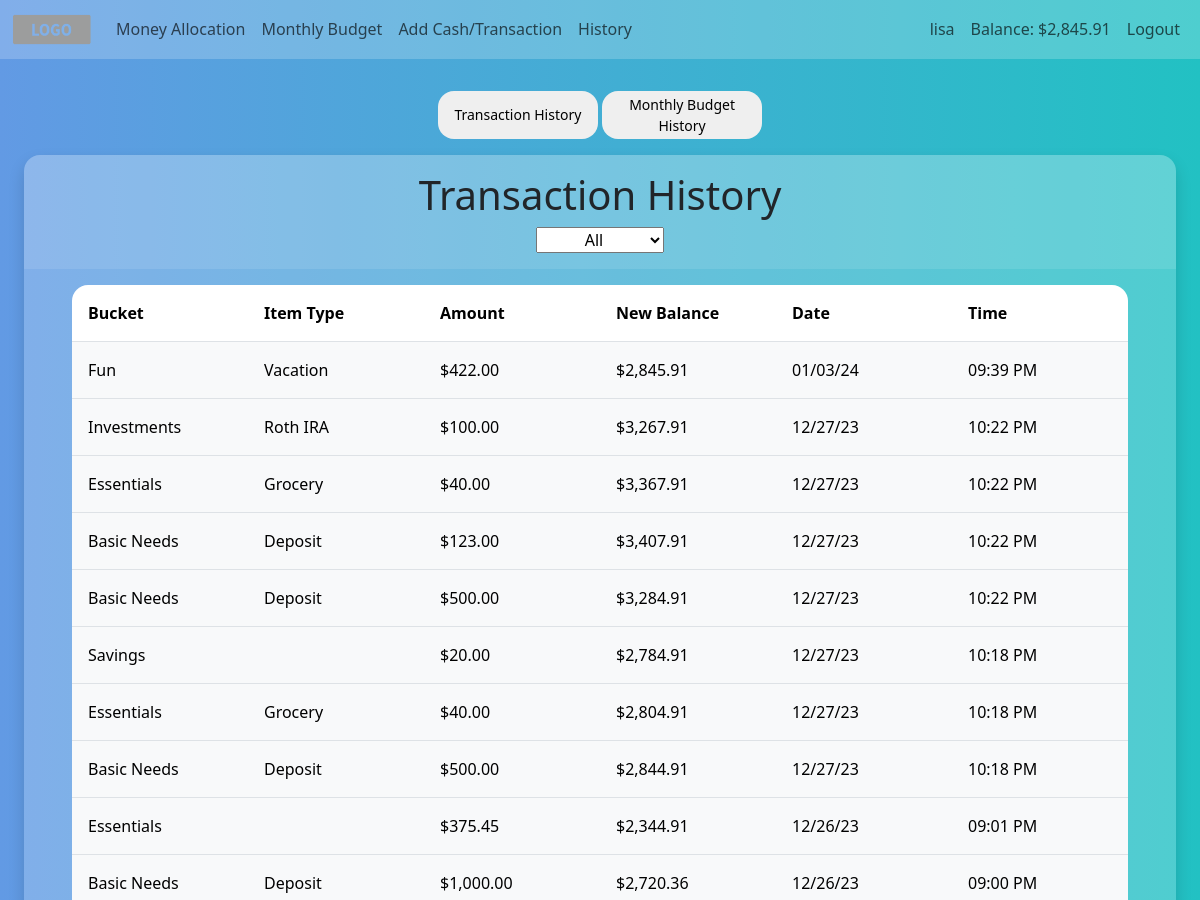
/history (signed in, upper part), run on an earlier commit of the app's database.
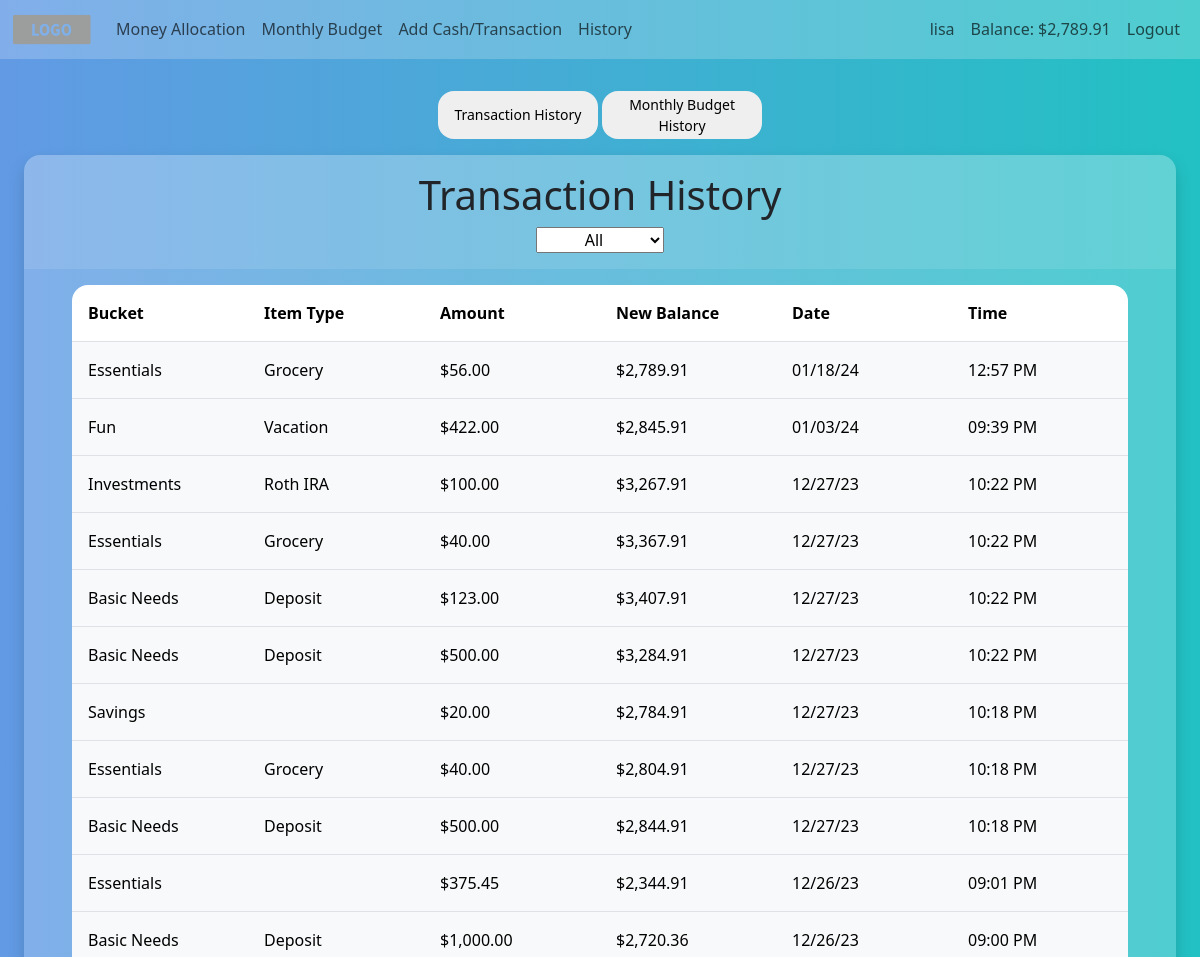
And on a later commit of the database.
### tables this page shows
CREATE TABLE history (
                                id INTEGER NOT NULL,
                                owner_id INTEGER NOT NULL,
                                item_type TEXT,
                                bucket TEXT NOT NULL,
                                amt NUMERIC NOT NULL,
                                new_balance NUMERIC NOT NULL,
                                date DATE NOT NULL,
                                time TIME NOT NULL,
                                FOREIGN KEY(owner_id) REFERENCES users(id),
                                PRIMARY KEY(id)
                              );

### app.py (the view)
@app.route("/history")
@login_required
def history():
    transactions = db.execute("SELECT * FROM history WHERE owner_id = ?", session["user_id"])
    transactions.reverse()
    dates = db.execute("SELECT date FROM history WHERE owner_id = ?", session["user_id"])
    month_yr_list = []
    for date in dates:
        extracted = datetime.strptime(date["date"], "%m/%d/%y")
        month_yr = f"{extracted.strftime('%b')} {extracted.year}"
        if month_yr not in month_yr_list:
            month_yr_list.append(month_yr)
    month_yr_list.reverse()
    return render_template("history.html", transactions=transactions, usd=usd, month_yr_list=month_yr_list)

### app.py (called while the page is built)
@app.template_filter("hour_min")
def hour_min_filter(value, format="%I:%M %p"):
    return datetime.strptime(value, '%I:%M:%S:%f %p').strftime("%I:%M %p")

@app.after_request
def after_request(response):
    response.headers["Cache-Control"] = "no-cache, no-store, must-revalidate"
    response.headers["Expires"] = 0
    response.headers["Pragma"] = "no-cache"
    return response

### helpers.py (called while the page is built)
def login_required(f):
    @wraps(f)
    def decorated_function(*args, **kwargs):
        if session.get("user_id") is None:
            return redirect("/login")
        return f(*args, **kwargs)
    return decorated_function

def usd(value):
    return f"${value:,.2f}"

### templates/history.html (shortened to what this page needs)
{% extends "layout.html" %}
{% block main %}
<div class="history-btn-ctnr">
    <button class="history-btn transaction-history-btn">Transaction History</button>
    <button class="history-btn budget-history-btn">Monthly Budget History</button>
</div>
<div class="d-flex flex-column align-items-center history-ctnr ctnr shadow">
    <div class="header history-header d-flex flex-column align-items-center">
        <h1 class="text-center">Transaction History</h1>
        <select name="dates" class="text-center dates">
            <option value="all">All</option>
        </select>
    </div>
    <table class="table history-table">
        <tr>
            <th>Bucket</th>
            <th>Item Type</th>
            <th>Amount</th>
            <th>New Balance</th>
            <th>Date</th>
            <th>Time</th>
        </tr>
        {% if transactions | length > 0 %}
            {% for transaction in transactions %}
                <tr class="transaction-row">
                    <td>{{ transaction.bucket }}</td>
                    <td>{{ transaction.item_type }}</td>
                    <td>{{ usd(transaction.amt) }}</td>
                    <td>{{ usd(transaction.new_balance) }}</td>
                    <td class="date">{{ transaction.date }}</td>
                    <td>{{ transaction.time | hour_min }}</td>
                </tr>
            {% endfor %}
        {% endif %}
    </table>
</div>
{% endblock %}

### templates/layout.html (shortened to what this page needs)
<!DOCTYPE html>
<html lang="en">
    <head>
        <link href="https://cdn.jsdelivr.net/npm/bootstrap@5.3.2/dist/css/bootstrap.min.css" rel="stylesheet">
        <link href="/static/styles.css" rel="stylesheet">
    </head>
    <body>
        <nav class="navbar navbar-expand-lg">
            <div class="container-fluid">
              <a class="navbar-brand" href="#">
                <img class="logo" src="static/img/placeholder-logo.png">
              </a>
              <div class="collapse navbar-collapse" id="navbarNavAltMarkup">
                {% if session["user_id"] %}
                  <div class="navbar-nav">
                    <a class="nav-link" aria-current="page" href="/">Money Allocation</a>
                    <a class="nav-link" href="/monthly">Monthly Budget</a>
                    <a class="nav-link" href="/transaction">Add Cash/Transaction</a>
                    <a class="nav-link" href="/history">History</a>
                  </div>
                  <div class="navbar-nav ms-auto">
                    <a class="nav-link username" href="#">{{ session["username"] }}</a>
                    <a class="nav-link balance" href="#">Balance: <span class="balance-amt">{{ session["balance"] }}</span></a>
                    <a class="nav-link" href="/logout">Logout</a>
                </div>
                {% else %}
                  <div class="navbar-nav ms-auto">
                      <a class="nav-link" href="/register">Register</a>
                      <a class="nav-link" href="/login">Login</a>
                  </div>
                {% endif %}
              </div>
            </div>
        </nav>
        <main class="m-top">
          {% block main %}{% endblock %}
        </main>
    </body>
</html>

### static/styles.css (style rules this page uses)
body { background: linear-gradient(90deg, #629ae4 0%, #22c1c3 100%); }
table tr:first-child th:first-child { border-top-left-radius: 1rem; }
table tr:first-child th:last-child { border-top-right-radius: 1rem; }
.navbar { background-color: rgba(255, 255, 255, 0.2); }
.header { width: calc(100% + 6rem); transform: translateY(-1rem); border-radius: 1rem 1rem 0 0; background-color: rgba(255, 255, 255, 0.1); }
.history-header { padding: 1rem 0 1rem 0; }
.ctnr { width: fit-content; margin: 0 auto; padding: 1rem 3rem 1rem 3rem; background-color: rgba(255, 255, 255, 0.2); border-radius: 1rem; }
.logo { width: 5rem; }
.table th, .table td { padding: 1rem; }
.history-btn-ctnr { margin: 0 auto; width: fit-content; }
.history-btn { border: none; width: 10rem; height: 3rem; border-radius: 1rem; font-size: 14px; margin-bottom: 1rem; }
.budget-history-btn { vertical-align: top; }
.transaction-row td { width: 11rem; }
.dates { width: 8rem; }
.history-ctnr { margin-bottom: 2rem; }
.table { width: fit-content; }
.table tr td { background-color: rgba(248, 249, 250, 255) }
.m-top { margin-top: 2rem; }
.shadow { box-shadow: 0px 5px 10px 0px rgba(0, 0, 0, 0.5); }

What changed in the data, as far as the page shows it:
added history: amt "$56.00", new_balance "$2,789.91"
Also different on the page:
{{ session["balance"] }}: "$2,845.91" → "$2,789.91"
